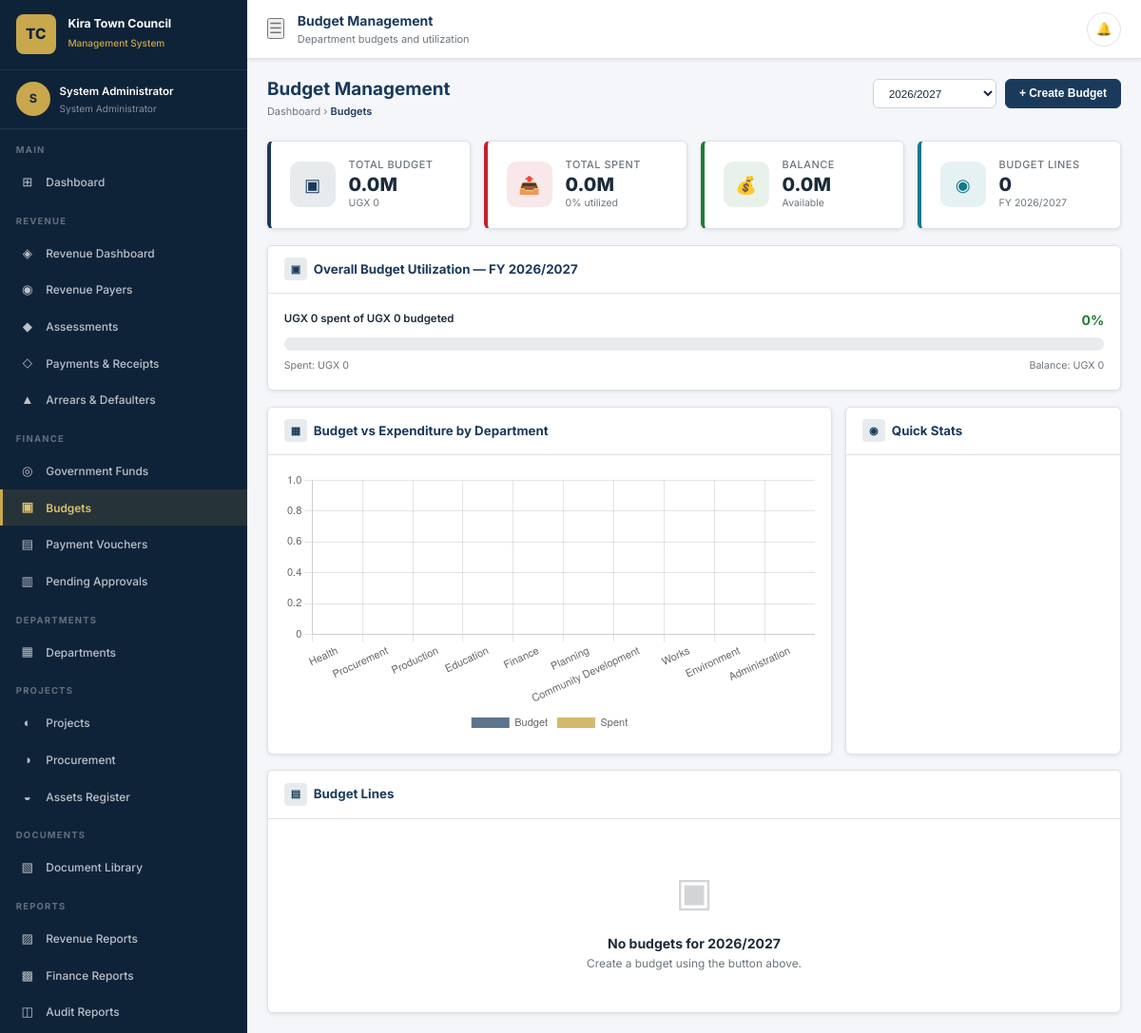
/modules/budget/index.php (signed in), run on the app's committed database.
### tables this page shows
CREATE TABLE IF NOT EXISTS users (
    id INT AUTO_INCREMENT PRIMARY KEY,
    employee_id VARCHAR(50) UNIQUE,
    username VARCHAR(100) NOT NULL UNIQUE,
    email VARCHAR(200) NOT NULL UNIQUE,
    password_hash VARCHAR(255) NOT NULL,
    full_name VARCHAR(200) NOT NULL,
    phone VARCHAR(20),
    role_id INT NOT NULL,
    department_id INT,
    designation VARCHAR(150),
    is_active TINYINT(1) DEFAULT 1,
    must_change_password TINYINT(1) DEFAULT 0,
    last_login TIMESTAMP NULL,
    login_attempts INT DEFAULT 0,
    locked_until TIMESTAMP NULL,
    two_fa_enabled TINYINT(1) DEFAULT 0,
    two_fa_secret VARCHAR(100),
    profile_photo VARCHAR(255),
    created_by INT,
    created_at TIMESTAMP DEFAULT CURRENT_TIMESTAMP,
    updated_at TIMESTAMP DEFAULT CURRENT_TIMESTAMP ON UPDATE CURRENT_TIMESTAMP,
    FOREIGN KEY (role_id) REFERENCES roles(id),
    FOREIGN KEY (department_id) REFERENCES departments(id)
);

CREATE TABLE IF NOT EXISTS roles (
    id INT AUTO_INCREMENT PRIMARY KEY,
    name VARCHAR(100) NOT NULL UNIQUE,
    slug VARCHAR(100) NOT NULL UNIQUE,
    description TEXT,
    created_at TIMESTAMP DEFAULT CURRENT_TIMESTAMP
);

### modules/budget/index.php (the view, shortened to what the rows shown need)
<?php
require_once __DIR__ . '/../../includes/layout.php';
$user = getCurrentUser();
$db   = getDB();
$fy   = $_GET['fy'] ?? (getSystemSetting('current_financial_year') ?? CURRENT_FINANCIAL_YEAR);
$fyears  = $db->query("SELECT year_code FROM financial_years ORDER BY start_date DESC")->fetchAll(PDO::FETCH_COLUMN);
$deptChart = $db->prepare("SELECT d.name, COALESCE(SUM(COALESCE(b.revised_amount,b.approved_amount)),0) AS budget, COALESCE(SUM(b.spent_amount),0) AS spent
    FROM departments d LEFT JOIN budgets b ON b.department_id=d.id AND b.financial_year=? GROUP BY d.id ORDER BY budget DESC");
$deptChart->execute([$fy]); $deptChart = $deptChart->fetchAll();
renderHead('Budget Management');
echo '<body><div class="app-wrapper">';
renderSidebar($user);
echo '<div class="main-content">';
renderPageStart('Budget Management','', [
    ['url'=>APP_URL.'/dashboard.php','label'=>'Dashboard'],
    ['url'=>'#','label'=>'Budgets']
]);
$fyOpts=''; foreach ($fyears as $y) $fyOpts.="<option value='$y'".($y===$fy?' selected':'').">$y</option>";
renderPageActions("
  <form method='GET' style='display:flex;gap:.5rem;align-items:center;'>
    <select name='fy' class='form-select' onchange='this.form.submit()' style='width:130px;font-size:.84rem;'>$fyOpts</select>
  </form>
  <button class='btn btn-primary' data-modal='addBudgetModal'>+ Create Budget</button>
");
?>
<?php renderPageEnd(); echo '</div></div>';
$dLabels = json_encode(array_column($deptChart,'name'));
$dBudget = json_encode(array_column($deptChart,'budget'));
$dSpent  = json_encode(array_column($deptChart,'spent'));
?>
<script>
document.addEventListener('DOMContentLoaded',function(){
  makeBarChart('deptBudgetChart',<?=$dLabels?>,[
    {label:'Budget',data:<?=$dBudget?>,backgroundColor:'rgba(26,58,92,.7)',borderRadius:3},
    {label:'Spent', data:<?=$dSpent?>, backgroundColor:'rgba(200,168,75,.8)',borderRadius:3}
  ]);
});
</script>
<?php renderFooter(); ?>

### includes/layout.php (shortened to what the rows shown need)
<?php
require_once __DIR__ . '/../includes/functions.php';
$__user = getCurrentUser();
function getSidebarNav(array $user): array {
    $role = $user['role_slug'];
    $nav  = [];
    $nav[] = ['section' => 'Main'];
    $nav[] = ['label' => 'Dashboard', 'href' => 'dashboard.php', 'icon' => '⊞', 'module' => 'dashboard'];
    if (in_array($role, ['admin','town_clerk','finance_officer','revenue_officer','auditor','management'])) {
        $nav[] = ['section' => 'Revenue'];
        $nav[] = ['label' => 'Revenue Dashboard',   'href' => 'modules/revenue/dashboard.php',    'icon' => '◈', 'module' => 'revenue'];
        $nav[] = ['label' => 'Revenue Payers',       'href' => 'modules/revenue/payers.php',       'icon' => '◉', 'module' => 'payers'];
        $nav[] = ['label' => 'Assessments',          'href' => 'modules/revenue/assessments.php',  'icon' => '◆', 'module' => 'assessments'];
        $nav[] = ['label' => 'Payments & Receipts',  'href' => 'modules/revenue/payments.php',     'icon' => '◇', 'module' => 'payments'];
        $nav[] = ['label' => 'Arrears & Defaulters', 'href' => 'modules/revenue/arrears.php',      'icon' => '▲', 'module' => 'arrears'];
    }
    if (in_array($role, ['admin','town_clerk','finance_officer','auditor','management'])) {
        $nav[] = ['section' => 'Finance'];
        $nav[] = ['label' => 'Government Funds',  'href' => 'modules/funding/index.php',         'icon' => '◎', 'module' => 'funding'];
        $nav[] = ['label' => 'Budgets',           'href' => 'modules/budget/index.php',          'icon' => '▣', 'module' => 'budget'];
    }
    if (in_array($role, ['admin','town_clerk','finance_officer','hod','auditor'])) {
        $nav[] = ['label' => 'Payment Vouchers',  'href' => 'modules/expenditure/vouchers.php',  'icon' => '▤', 'module' => 'vouchers'];
        $nav[] = ['label' => 'Pending Approvals', 'href' => 'modules/expenditure/approvals.php', 'icon' => '▥', 'module' => 'approvals'];
    }
    if (in_array($role, ['admin','town_clerk','finance_officer','hod','auditor','management'])) {
        $nav[] = ['section' => 'Departments'];
        $nav[] = ['label' => 'Departments',       'href' => 'modules/departments/index.php',     'icon' => '▦', 'module' => 'departments'];
    }
    if (in_array($role, ['admin','town_clerk','finance_officer','hod','auditor','management'])) {
        $nav[] = ['section' => 'Projects'];
        $nav[] = ['label' => 'Projects',          'href' => 'modules/projects/index.php',        'icon' => '◐', 'module' => 'projects'];
        $nav[] = ['label' => 'Procurement',       'href' => 'modules/procurement/index.php',     'icon' => '◑', 'module' => 'procurement'];
        $nav[] = ['label' => 'Assets Register',   'href' => 'modules/assets_mgmt/index.php',     'icon' => '◒', 'module' => 'assets'];
    }
    $nav[] = ['section' => 'Documents'];
    $nav[] = ['label' => 'Document Library',  'href' => 'modules/documents/index.php',       'icon' => '▧', 'module' => 'documents'];
    $nav[] = ['section' => 'Reports'];
    $nav[] = ['label' => 'Revenue Reports',   'href' => 'modules/reports/revenue.php',        'icon' => '▨', 'module' => 'reports'];
    $nav[] = ['label' => 'Finance Reports',   'href' => 'modules/reports/finance.php',        'icon' => '▩', 'module' => 'reports'];
    if (in_array($role, ['admin','town_clerk','auditor'])) {
        $nav[] = ['label' => 'Audit Reports', 'href' => 'modules/reports/audit.php',          'icon' => '◫', 'module' => 'reports'];
    }
    if (in_array($role, ['admin','town_clerk'])) {
        $nav[] = ['section' => 'Administration'];
        $nav[] = ['label' => 'Users & Roles',     'href' => 'modules/admin/users.php',          'icon' => '◭', 'module' => 'users'];
        $nav[] = ['label' => 'Audit Trail',       'href' => 'modules/audit/index.php',           'icon' => '◮', 'module' => 'audit'];
        $nav[] = ['label' => 'System Settings',   'href' => 'modules/admin/settings.php',        'icon' => '◬', 'module' => 'settings'];
    }
    return $nav;
}
function renderHead(string $title, array $extraCss = []): void {
    $appName = defined('APP_NAME') ? APP_NAME : 'TCMS';
    $base    = defined('APP_URL')  ? APP_URL  : '';
    echo <<<HTML
<!DOCTYPE html>
<html lang="en">
<head>
  <meta charset="UTF-8">
  <meta name="viewport" content="width=device-width, initial-scale=1.0">
  <meta name="robots" content="noindex,nofollow">
  <title>{$title} — {$appName}</title>
  <link rel="preconnect" href="https://fonts.googleapis.com">
  <link href="https://fonts.googleapis.com/css2?family=Inter:wght@400;500;600;700;800&display=swap" rel="stylesheet">
  <link rel="stylesheet" href="{$base}/assets/css/tcms.css">
HTML;
    echo "</head>\n";
}
function renderSidebar(array $user): void {
    $base    = defined('APP_URL') ? APP_URL : '';
    $nav     = getSidebarNav($user);
    $initial = strtoupper(substr($user['full_name'], 0, 1));
    $councilName = getSystemSetting('council_name') ?? 'Town Council';
    echo <<<HTML
<aside class="sidebar" id="sidebar">
  <div class="sidebar-brand">
    <div class="brand-emblem">TC</div>
    <div class="brand-text">
      <h2>{$councilName}</h2>
      <span>Management System</span>
    </div>
  </div>
  <div class="sidebar-user">
    <div class="user-avatar">{$initial}</div>
    <div class="user-info">
      <div class="name">{$user['full_name']}</div>
      <div class="role">{$user['role_name']}</div>
    </div>
  </div>
  <nav>
HTML;
    foreach ($nav as $item) {
        if (isset($item['section'])) {
            echo "    <div>\n";
            continue;
        }
    }
    echo <<<HTML
    </div>
  </nav>
  <div class="sidebar-footer">
    <a href="{$base}/modules/auth/profile.php">⚙ My Profile</a>
    <a href="{$base}/modules/auth/logout.php">⏻ Sign Out</a>
  </div>
</aside>
<div id="sidebarOverlay" style="display:none;position:fixed;inset:0;background:rgba(0,0,0,.4);z-index:999;" onclick="document.getElementById('sidebar').classList.remove('open');this.style.display='none';"></div>
HTML;
}
function renderPageStart(string $title, string $subtitle = '', array $breadcrumb = []): void {
    echo '<div class="page-content">' . "\n";
    if ($title) {
        $bcHtml = '';
        if ($breadcrumb) {
            $bcHtml = '<div class="breadcrumb">';
            foreach ($breadcrumb as $i => $crumb) {
                if ($i < count($breadcrumb) - 1) {
                    $bcHtml .= "<a href=\"{$crumb['url']}\">{$crumb['label']}</a> &rsaquo; ";
                } else {
                    $bcHtml .= "<span>{$crumb['label']}</span>";
                }
            }
            $bcHtml .= '</div>';
        }
        echo <<<HTML
<div class="page-header">
  <div>
    <h1>{$title}</h1>
    {$bcHtml}
  </div>
HTML;
    }
}
function renderPageActions(string $html = ''): void {
    echo "</div>\n";
}
function renderPageEnd(): void {
    echo '</div>' . "\n";
}
function renderFooter(array $scripts = []): void {
    echo "</body>\n</html>\n";
}

### data on the page
users: full_name "S", full_name "System Administrator", role.name "System Administrator"

### other printed values
$councilName "Kira Town Council"
$item['section'] "MAIN"
$icon "⊞"
$label "Dashboard"
$item['section'] "REVENUE"
$icon "◈"
$label "Revenue Dashboard"
$icon "◉"
$label "Revenue Payers"
$icon "◆"
$label "Assessments"
$icon "◇"
$label "Payments & Receipts"
$icon "▲"
$label "Arrears & Defaulters"
